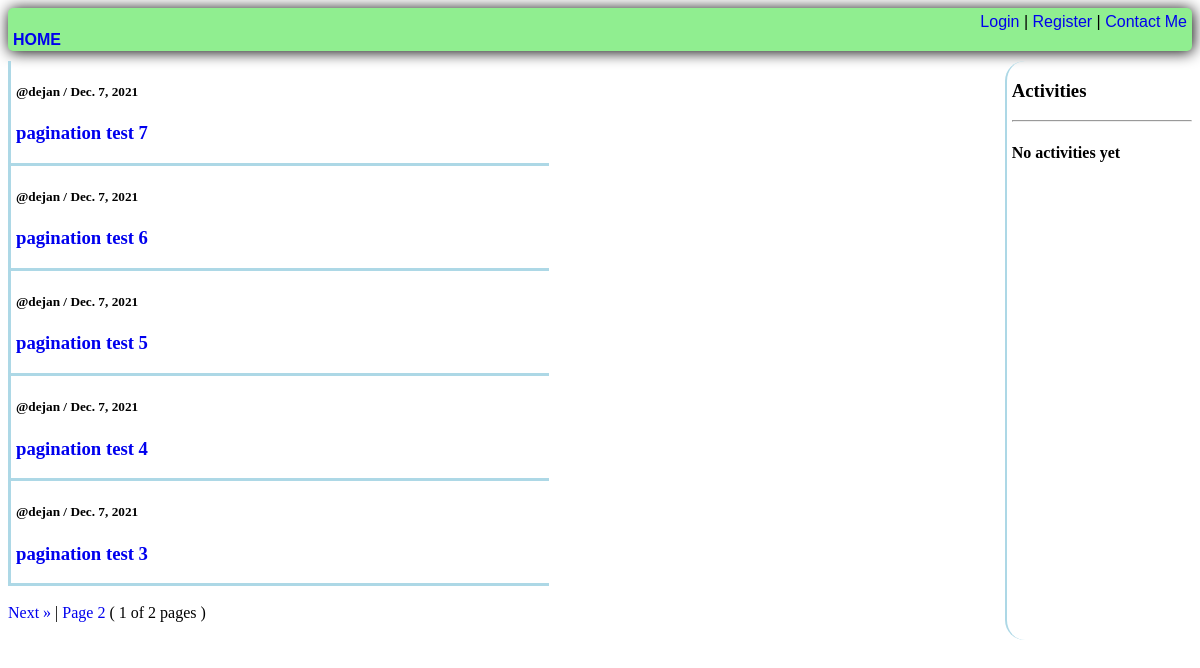
Before: / with the older database file.
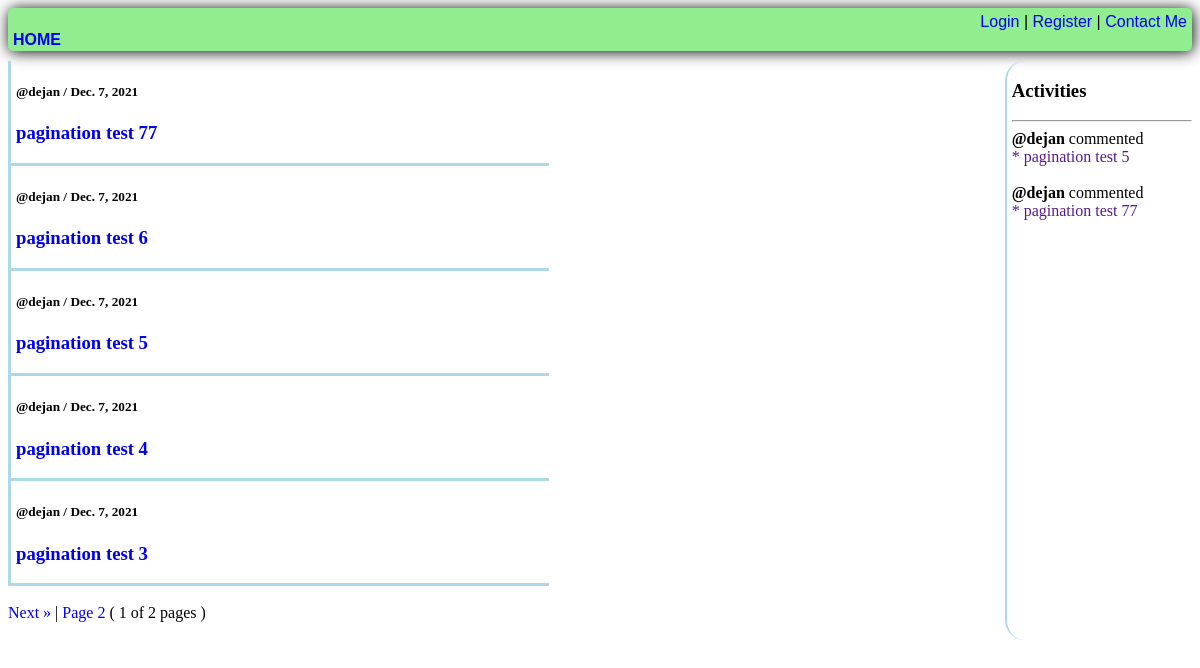
After: the same page with the newer database file.
### baseApp/models.py (models this page shows, shortened)
class Post(models.Model):
    user = models.ForeignKey(User, on_delete=models.SET_NULL, null=True)
    post = models.TextField()
    image = ResizedImageField(size=[1280, 720], quality=100, null=True, blank=True, upload_to='images/')
    updated = models.DateTimeField(auto_now=True)
    created = models.DateTimeField(auto_now_add=True)
    likes = models.ManyToManyField(User, blank=True, related_name='likes')
    dislikes = models.ManyToManyField(User, blank=True, related_name='dislikes')
    def __str__(self):
        return f'{self.post}'
    class Meta:
        ordering = ['-created']

class Comment(models.Model):
    user = models.ForeignKey(User, on_delete=models.CASCADE)
    post = models.ForeignKey(Post, on_delete=models.CASCADE)
    comment = models.TextField()
    participants = models.ManyToManyField(User, related_name='participants', blank=True)
    updated = models.DateTimeField(auto_now=True)
    created = models.DateTimeField(auto_now_add=True)
    class Meta:
        ordering = ['-created']

### baseApp/views.py (the view, shortened to what this page needs)
# urls.py: path('', views.home, name='home'),
def home(request):
    if request.method == 'GET':
        participants = Comment.objects.all()
        p = Paginator(Post.objects.all(), 5)
        page = request.GET.get('page')
        try:
            posts = p.get_page(page)
        except EmptyPage:
            posts = p.get_page(p.num_pages)
    context = {'posts': posts, 'participants': participants, 'posts': posts}
    return render(request, 'baseApp/home.html', context)

### baseApp/templates/baseApp/home.html (shortened to what this page needs)
{% extends 'baseApp/base.html' %}
{% block content %}
<div class="columns-wrapper">
    <div class="left-column">
        {% include 'baseApp/columns/left.html' %}
    </div>
    <div class="center-column">
    </div>
    <div class="right-column">
        {% include 'baseApp/columns/right.html' %}
    </div>
</div>
{% endblock %}

### baseApp/templates/baseApp/columns/left.html (shortened to what this page needs)
{% for post in posts %}
    <div class="post">
        <h5>@{{post.user}} / {{post.created.date}}</h5>
        <a href="{% url 'comment' post.pk %}">
            <h3> {{post|slice:"500"|safe}} </h3>
        </a>
    </div>
{% endfor %} <br>
{% if posts.has_next %}
    <a href="?page={{posts.next_page_number}}"> Next &raquo </a> |
    <a href="?page={{posts.paginator.num_pages}}"> Page {{posts.paginator.num_pages}} </a>
    ( {{posts.number}} of {{posts.paginator.num_pages}} pages )<br><br>
{% endif %}

### baseApp/templates/baseApp/columns/right.html
<h3> Activities </h3> <hr>
{% if participants %}
    {% for participant in participants %}
        <b>@{{participant.user}}</b> commented <br>
        <a href="">* {{participant.post}} <br><br></a>
    {% endfor %}
{% else %}
    <h4> No activities yet </h4>
{% endif %}

Changed rows visible on the page:
changed Post: post "pagination test 7" → "pagination test 77"
added Comment: user "dejan", post "pagination test 5"
added Comment: user "dejan", post "pagination test 77"
Other visible differences:
text no longer shown: "No activities yet"
